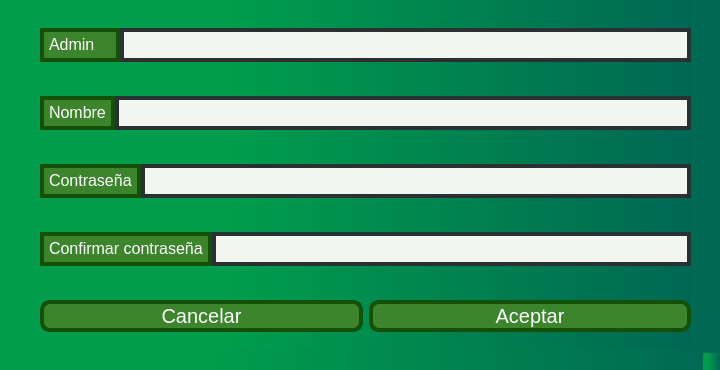
<?xml version="1.0" encoding="UTF-8"?>
<ui version="4.0">
 <class>MainWindow</class>
 <widget class="QMainWindow" name="MainWindow">
  <property name="enabled">
   <bool>true</bool>
  </property>
  <property name="geometry">
   <rect>
    <x>0</x>
    <y>0</y>
    <width>720</width>
    <height>370</height>
   </rect>
  </property>
  <property name="minimumSize">
   <size>
    <width>720</width>
    <height>370</height>
   </size>
  </property>
  <property name="maximumSize">
   <size>
    <width>720</width>
    <height>370</height>
   </size>
  </property>
  <property name="baseSize">
   <size>
    <width>730</width>
    <height>550</height>
   </size>
  </property>
  <property name="windowTitle">
   <string>MainWindow</string>
  </property>
  <property name="styleSheet">
   <string notr="true">background-color: qlineargradient(spread:pad, x1:0, y1:0, x2:1, y2:0, stop:0 rgba(0, 0, 0, 255), stop:1 rgba(255, 255, 255, 255));
background-color: qlineargradient(spread:pad, x1:0, y1:0, x2:1, y2:0, stop:0 rgba(0, 103, 83, 255), stop:0.930348 rgba(0, 157, 76, 255));
background-color: qlineargradient(spread:pad, x1:0, y1:0, x2:1, y2:0, stop:0.288557 rgba(0, 157, 76, 255), stop:1 rgba(0, 103, 83, 255));</string>
  </property>
  <widget class="QWidget" name="centralwidget">
   <widget class="QWidget" name="layoutWidget">
    <property name="geometry">
     <rect>
      <x>40</x>
      <y>0</y>
      <width>651</width>
      <height>361</height>
     </rect>
    </property>
    <layout class="QVBoxLayout" name="verticalLayout">
     <item>
      <layout class="QHBoxLayout" name="horizontalLayout_4">
       <property name="spacing">
        <number>0</number>
       </property>
       <item>
        <widget class="QLabel" name="label">
         <property name="enabled">
          <bool>true</bool>
         </property>
         <property name="sizePolicy">
          <sizepolicy hsizetype="Preferred" vsizetype="Preferred">
           <horstretch>0</horstretch>
           <verstretch>0</verstretch>
          </sizepolicy>
         </property>
         <property name="minimumSize">
          <size>
           <width>80</width>
           <height>0</height>
          </size>
         </property>
         <property name="styleSheet">
          <string notr="true">border: 4px solid #145008  ; border-radius: 1px; font-size: 20px; background-color:    #3c852d  ;</string>
         </property>
         <property name="text">
          <string>&lt;html&gt;&lt;head/&gt;&lt;body&gt;&lt;p&gt;&lt;span style=&quot; font-size:12pt; color:#ffffff;&quot;&gt;Admin&lt;/span&gt;&lt;/p&gt;&lt;/body&gt;&lt;/html&gt;</string>
         </property>
        </widget>
       </item>
       <item>
        <widget class="QLineEdit" name="admin_le">
         <property name="styleSheet">
          <string notr="true">border: 4px solid #293133  ; border-radius: 1px; font-size: 20px; background-color:    #f2f5f0 ;</string>
         </property>
        </widget>
       </item>
      </layout>
     </item>
     <item>
      <layout class="QHBoxLayout" name="horizontalLayout_3">
       <property name="spacing">
        <number>0</number>
       </property>
       <item>
        <widget class="QLabel" name="label_2">
         <property name="styleSheet">
          <string notr="true">border: 4px solid #145008  ; border-radius: 1px; font-size: 20px; background-color:    #3c852d  ;</string>
         </property>
         <property name="text">
          <string>&lt;html&gt;&lt;head/&gt;&lt;body&gt;&lt;p&gt;&lt;span style=&quot; font-size:12pt; color:#ffffff;&quot;&gt;Nombre&lt;/span&gt;&lt;/p&gt;&lt;/body&gt;&lt;/html&gt;</string>
         </property>
        </widget>
       </item>
       <item>
        <widget class="QLineEdit" name="name_le">
         <property name="styleSheet">
          <string notr="true">border: 4px solid #293133  ; border-radius: 1px; font-size: 20px; background-color:    #f2f5f0 ;</string>
         </property>
        </widget>
       </item>
      </layout>
     </item>
     <item>
      <layout class="QHBoxLayout" name="horizontalLayout_2">
       <property name="spacing">
        <number>0</number>
       </property>
       <item>
        <widget class="QLabel" name="label_3">
         <property name="styleSheet">
          <string notr="true">border: 4px solid #145008  ; border-radius: 1px; font-size: 20px; background-color:    #3c852d  ;</string>
         </property>
         <property name="text">
          <string>&lt;html&gt;&lt;head/&gt;&lt;body&gt;&lt;p&gt;&lt;span style=&quot; font-size:12pt; color:#ffffff;&quot;&gt;Contraseña&lt;/span&gt;&lt;/p&gt;&lt;/body&gt;&lt;/html&gt;</string>
         </property>
        </widget>
       </item>
       <item>
        <widget class="QLineEdit" name="password_le">
         <property name="styleSheet">
          <string notr="true">border: 4px solid #293133  ; border-radius: 1px; font-size: 20px; background-color:    #f2f5f0 ;</string>
         </property>
         <property name="echoMode">
          <enum>QLineEdit::Password</enum>
         </property>
        </widget>
       </item>
      </layout>
     </item>
     <item>
      <layout class="QHBoxLayout" name="horizontalLayout">
       <property name="spacing">
        <number>0</number>
       </property>
       <item>
        <widget class="QLabel" name="label_4">
         <property name="sizePolicy">
          <sizepolicy hsizetype="Maximum" vsizetype="Preferred">
           <horstretch>0</horstretch>
           <verstretch>0</verstretch>
          </sizepolicy>
         </property>
         <property name="styleSheet">
          <string notr="true">border: 4px solid #145008  ; border-radius: 1px; font-size: 20px; background-color:    #3c852d  ;</string>
         </property>
         <property name="text">
          <string>&lt;html&gt;&lt;head/&gt;&lt;body&gt;&lt;p&gt;&lt;span style=&quot; font-size:12pt; color:#ffffff;&quot;&gt;Confirmar contraseña&lt;/span&gt;&lt;/p&gt;&lt;/body&gt;&lt;/html&gt;</string>
         </property>
        </widget>
       </item>
       <item>
        <widget class="QLineEdit" name="confirm_password_le">
         <property name="styleSheet">
          <string notr="true">border: 4px solid #293133  ; border-radius: 1px; font-size: 20px; background-color:    #f2f5f0 ;</string>
         </property>
         <property name="echoMode">
          <enum>QLineEdit::Password</enum>
         </property>
        </widget>
       </item>
      </layout>
     </item>
     <item>
      <layout class="QHBoxLayout" name="horizontalLayout_5">
       <item>
        <widget class="QPushButton" name="btn_cancel">
         <property name="cursor">
          <cursorShape>OpenHandCursor</cursorShape>
         </property>
         <property name="styleSheet">
          <string notr="true">border: 4px solid #145008  ; border-radius: 10px; font-size: 20px; background-color:     #3c852d  ; color: white;
</string>
         </property>
         <property name="text">
          <string>Cancelar</string>
         </property>
        </widget>
       </item>
       <item>
        <widget class="QPushButton" name="btn_accept">
         <property name="cursor">
          <cursorShape>PointingHandCursor</cursorShape>
         </property>
         <property name="styleSheet">
          <string notr="true">border: 4px solid #145008  ; border-radius: 10px; font-size: 20px; background-color:     #3c852d  ; color: white;
</string>
         </property>
         <property name="text">
          <string>Aceptar</string>
         </property>
        </widget>
       </item>
      </layout>
     </item>
    </layout>
   </widget>
  </widget>
  <widget class="QMenuBar" name="menubar">
   <property name="geometry">
    <rect>
     <x>0</x>
     <y>0</y>
     <width>720</width>
     <height>26</height>
    </rect>
   </property>
  </widget>
  <widget class="QStatusBar" name="statusbar"/>
 </widget>
 <resources/>
 <connections/>
</ui>
